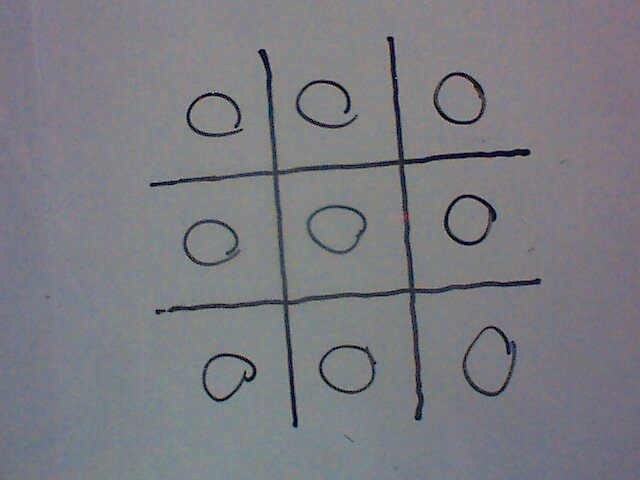
#> input picture O1-1.jpg, 640 x 480 px
$ python subtrair.py
#> lines starting #> are read from the running program, lines starting #| are printed output that depends on the picture
import cv2

image1 = cv2.imread("O1-1.jpg")
#> image1 is the input picture: shape (480, 640, 3); mean B, G, R 129.4, 123.8, 123
image2 = cv2.imread("TabuleiroO1.jpg")
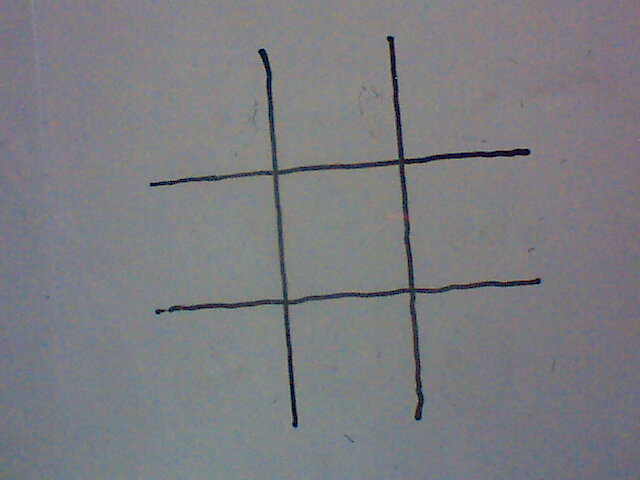
#> input picture TabuleiroO1.jpg, 640 x 480 px
#> image2 is the input picture: shape (480, 640, 3); mean B, G, R 129.3, 124.3, 123.9

cv2.imshow("subtraida", cv2.subtract(image2, image1))
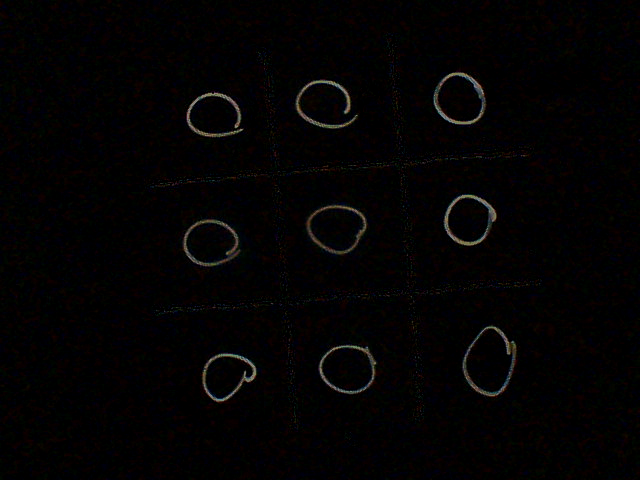
#> window 'subtraida': shape (480, 640, 3); mean B, G, R 3, 2.6, 3.8
cv2.waitKey(0)
